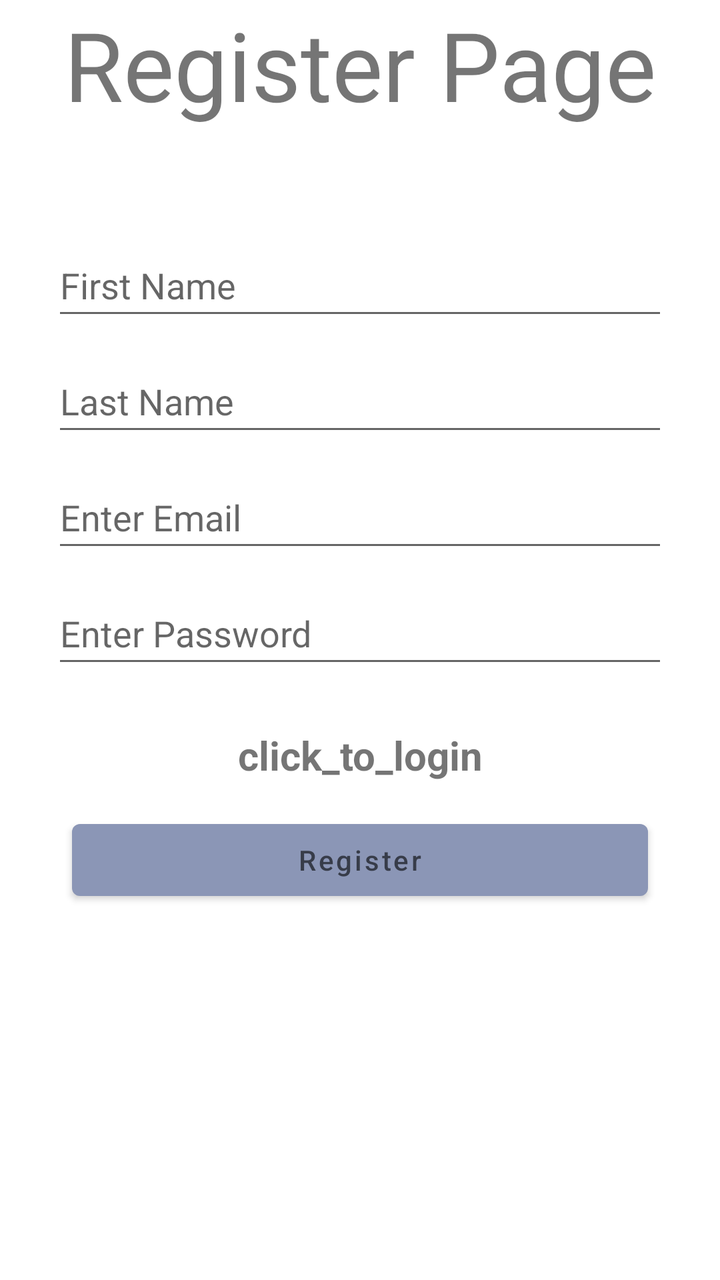
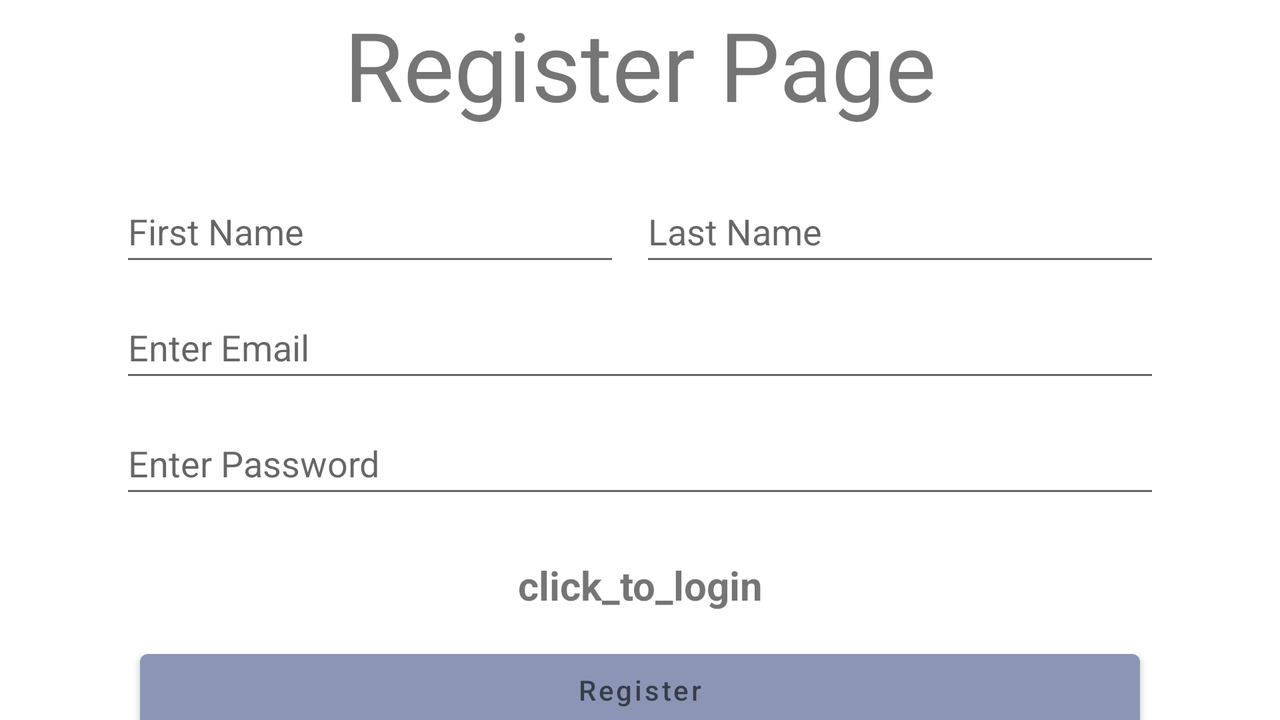

Compare how this app lays out the same screen by default and in its alternative resource folder. The renders come first, then the two layout files and the values they reference.
<!-- AndroidManifest.xml: application theme Theme.JewelleryShop -->
<!-- res/layout/activity_register.xml -->
<?xml version="1.0" encoding="utf-8"?>
<androidx.constraintlayout.widget.ConstraintLayout xmlns:android="http://schemas.android.com/apk/res/android"
    xmlns:app="http://schemas.android.com/apk/res-auto"
    xmlns:tools="http://schemas.android.com/tools"
    android:layout_width="match_parent"
    android:layout_height="match_parent">

    <TextView
        android:id="@+id/textView"
        android:layout_width="0dp"
        android:layout_height="0dp"
        android:text="Register Page"
        android:textAlignment="center"
        android:textSize="48dp"
        app:layout_constraintBottom_toBottomOf="parent"
        app:layout_constraintEnd_toEndOf="parent"
        app:layout_constraintStart_toStartOf="parent"
        app:layout_constraintTop_toTopOf="parent" />

    <LinearLayout
        android:id="@+id/linearLayout"
        android:layout_width="328dp"
        android:layout_height="424dp"
        android:layout_marginTop="107dp"
        android:orientation="vertical"
        android:padding="5dp"
        app:layout_constraintEnd_toEndOf="parent"
        app:layout_constraintStart_toStartOf="parent"
        app:layout_constraintTop_toTopOf="parent">

        <EditText
            android:id="@+id/fname"
            android:layout_width="match_parent"
            android:layout_height="48dp"
            android:layout_margin="5dp"
            android:ems="10"
            android:hint="First Name"
            android:inputType="text" />

        <EditText
            android:id="@+id/lname"
            android:layout_width="match_parent"
            android:layout_height="48dp"
            android:layout_margin="5dp"
            android:ems="10"
            android:hint="Last Name"
            android:inputType="text" />

        <EditText
            android:id="@+id/email"
            android:layout_width="match_parent"
            android:layout_height="48dp"
            android:layout_margin="5dp"
            android:ems="10"
            android:hint="Enter Email"
            android:inputType="text" />

        <EditText
            android:id="@+id/password"
            android:layout_width="match_parent"
            android:layout_height="48dp"
            android:layout_margin="5dp"
            android:ems="10"
            android:hint="Enter Password"
            android:inputType="text" />

        <TextView
            android:id="@+id/loginNow"
            android:layout_width="match_parent"
            android:layout_height="wrap_content"
            android:layout_marginTop="20dp"
            android:gravity="center"
            android:text="click_to_login"
            android:textSize="20sp"
            android:textStyle="bold" />

        <Button
            android:id="@+id/btn_register"
            android:layout_width="match_parent"
            android:layout_height="48dp"
            android:layout_margin="15dp"
            android:hint="Register" />


    </LinearLayout>

</androidx.constraintlayout.widget.ConstraintLayout>
<!-- resources referenced by this layout -->
<resources>
  <style name="Theme.JewelleryShop" parent="Theme.MaterialComponents.DayNight.NoActionBar">
          
          <item name="colorPrimary">@color/red</item>
          <item name="colorPrimaryVariant">@color/red</item>
          <item name="colorOnPrimary">@color/white</item>
          
          <item name="colorSecondary">@color/teal_200</item>
          <item name="colorSecondaryVariant">@color/teal_700</item>
          <item name="colorOnSecondary">@color/black</item>
          
          <item name="android:statusBarColor" tools:targetApi="l">?attr/colorPrimaryVariant</item>
          
      </style>
  <color name="red">#8B96B6</color>
  <color name="white">#FFFFFFFF</color>
  <color name="teal_200">#FF03DAC5</color>
  <color name="teal_700">#FF018786</color>
  <color name="black">#0C1959</color>
</resources>
<!-- res/layout-land/activity_register.xml (the repository's variant of the layout above) -->
<!-- drawn on the phone turned sideways -->
<?xml version="1.0" encoding="utf-8"?>
<androidx.constraintlayout.widget.ConstraintLayout xmlns:android="http://schemas.android.com/apk/res/android"
    xmlns:app="http://schemas.android.com/apk/res-auto"
    xmlns:tools="http://schemas.android.com/tools"
    android:layout_width="match_parent"
    android:layout_height="match_parent">

    <TextView
        android:id="@+id/textView"
        android:layout_width="0dp"
        android:layout_height="0dp"
        android:text="Register Page"
        android:textAlignment="center"
        android:textSize="48dp"
        app:layout_constraintBottom_toBottomOf="parent"
        app:layout_constraintEnd_toEndOf="parent"
        app:layout_constraintStart_toStartOf="parent"
        app:layout_constraintTop_toTopOf="parent" />

    <LinearLayout
        android:id="@+id/linearLayout"
        android:layout_width="540dp"
        android:layout_height="wrap_content"
        android:layout_marginTop="80dp"
        android:orientation="vertical"
        android:padding="5dp"
        app:layout_constraintEnd_toEndOf="parent"
        app:layout_constraintStart_toStartOf="parent"
        app:layout_constraintTop_toTopOf="parent">


        <LinearLayout
            android:layout_width="match_parent"
            android:layout_height="wrap_content"
            android:orientation="horizontal">


            <EditText
                android:id="@+id/fname"
                android:layout_width="250dp"
                android:layout_height="48dp"
                android:layout_margin="5dp"
                android:ems="10"
                android:hint="First Name"
                android:inputType="text" />

            <EditText
                android:id="@+id/lname"
                android:layout_width="match_parent"
                android:layout_height="48dp"
                android:layout_margin="5dp"
                android:ems="10"
                android:hint="Last Name"
                android:inputType="text" />

        </LinearLayout>


        <EditText
            android:id="@+id/email"
            android:layout_width="match_parent"
            android:layout_height="48dp"
            android:layout_margin="5dp"
            android:ems="10"
            android:hint="Enter Email"
            android:inputType="text" />

        <EditText
            android:id="@+id/password"
            android:layout_width="match_parent"
            android:layout_height="48dp"
            android:layout_margin="5dp"
            android:ems="10"
            android:hint="Enter Password"
            android:inputType="text" />

        <TextView
            android:id="@+id/loginNow"
            android:layout_width="match_parent"
            android:layout_height="wrap_content"
            android:layout_marginTop="20dp"
            android:gravity="center"
            android:text="click_to_login"
            android:textSize="20sp"
            android:textStyle="bold" />

        <Button
            android:id="@+id/btn_register"
            android:layout_width="match_parent"
            android:layout_height="48dp"
            android:layout_margin="15dp"
            android:hint="Register" />


    </LinearLayout>

</androidx.constraintlayout.widget.ConstraintLayout>
